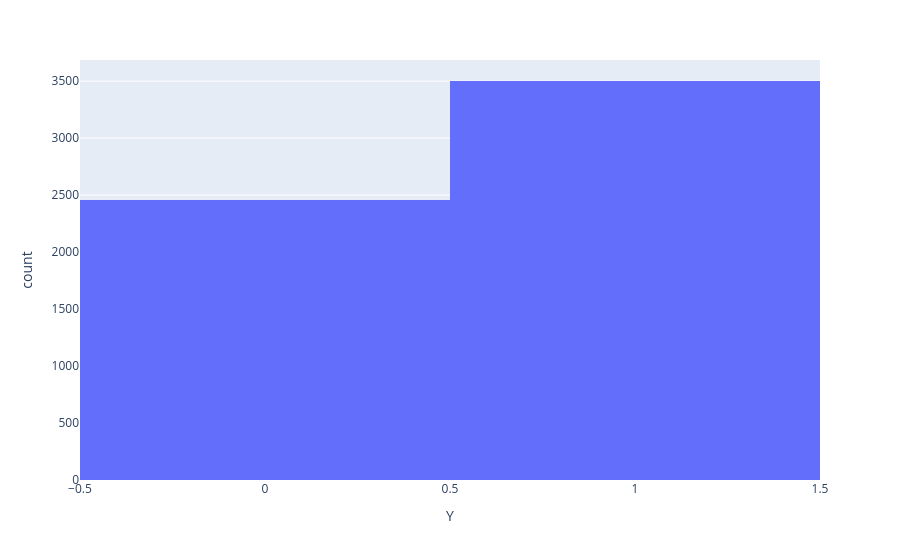

The notebook cell this image was saved under:
### Code cell
fig = px.histogram(dfle3, x="Y")                
fig.show()

### Figure 1 — Plotly figure (JSON) as saved in the notebook; plotly's stock layout.template omitted (floating-point values rounded to 4 significant figures; data arrays with more than 128 entries replaced by an {"elided": "..."} marker saying what was removed)
{"data": [{"bingroup": "x", "hovertemplate": "Y=%{x}<br>count=%{y}<extra></extra>", "legendgroup": "", "marker": {"color": "#636efa", "pattern": {"shape": ""}}, "name": "", "orientation": "v", "showlegend": false, "type": "histogram", "x": {"elided": "5955 int values"}, "xaxis": "x", "yaxis": "y"}], "layout": {"barmode": "relative", "legend": {"tracegroupgap": 0}, "margin": {"t": 60}, "xaxis": {"anchor": "y", "domain": [0, 1], "title": {"text": "Y"}}, "yaxis": {"anchor": "x", "domain": [0, 1], "title": {"text": "count"}}}}
